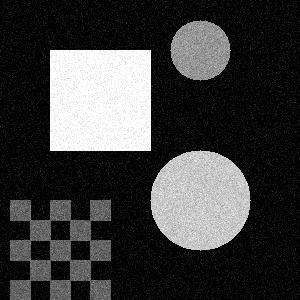
#> input picture Semana_09_Fundamentos_Vision_Computador/semana_9_2_convoluciones_personalizadas/media/sample.jpg, 300 x 300 px; its folder holds 2 pictures in this run
$ python interactive.py
#> lines starting #> are read from the running program, lines starting #| are printed output that depends on the picture
import cv2
import numpy as np
import os

original_image = None

def update_kernel(*args):
    # Retrieve slider values
    k11 = cv2.getTrackbarPos('k11', 'Interactive Filter') - 10
    k12 = cv2.getTrackbarPos('k12', 'Interactive Filter') - 10
    k13 = cv2.getTrackbarPos('k13', 'Interactive Filter') - 10

    k21 = cv2.getTrackbarPos('k21', 'Interactive Filter') - 10
    k22 = cv2.getTrackbarPos('k22', 'Interactive Filter') - 10
    k23 = cv2.getTrackbarPos('k23', 'Interactive Filter') - 10

    k31 = cv2.getTrackbarPos('k31', 'Interactive Filter') - 10
    k32 = cv2.getTrackbarPos('k32', 'Interactive Filter') - 10
    k33 = cv2.getTrackbarPos('k33', 'Interactive Filter') - 10

    # Construct kernel
    kernel = np.array([
        [k11, k12, k13],
        [k21, k22, k23],
        [k31, k32, k33]
    ], dtype=np.float32)

    # Normalize if requested
    normalize = cv2.getTrackbarPos('Normalize', 'Interactive Filter')
    if normalize == 1:
        k_sum = np.sum(kernel)
        if k_sum != 0:
            kernel = kernel / k_sum

    # Apply filter using OpenCV for realtime performance
    global original_image
    filtered = cv2.filter2D(original_image, -1, kernel)

    # Show results
    cv2.imshow('Interactive Filter', filtered)

def main():
    global original_image

    media_dir = '../media'
    sample_path = os.path.join(media_dir, 'sample.jpg')

    if not os.path.exists(sample_path):
        print("Please run convolutions.py first to generate the sample image.")
        return

    original_image = cv2.imread(sample_path, cv2.IMREAD_GRAYSCALE)
#> original_image is the input picture: shape (300, 300); min 0, max 255, mean 61
    if original_image is None:
        print("Error loading image.")
        return

    cv2.namedWindow('Interactive Filter', cv2.WINDOW_NORMAL)

    # Create trackbars
    # Offset by 10 so we can have negative values (-10 to 10)
    # The default value in createTrackbar cannot be negative, so we use 0-20 mapped to -10 to 10
    cv2.createTrackbar('k11', 'Interactive Filter', 10, 20, update_kernel)
    cv2.createTrackbar('k12', 'Interactive Filter', 9, 20, update_kernel)  # -1
    cv2.createTrackbar('k13', 'Interactive Filter', 10, 20, update_kernel)

    cv2.createTrackbar('k21', 'Interactive Filter', 9, 20, update_kernel)  # -1
    cv2.createTrackbar('k22', 'Interactive Filter', 15, 20, update_kernel) # 5
    cv2.createTrackbar('k23', 'Interactive Filter', 9, 20, update_kernel)  # -1

    cv2.createTrackbar('k31', 'Interactive Filter', 10, 20, update_kernel)
    cv2.createTrackbar('k32', 'Interactive Filter', 9, 20, update_kernel)  # -1
    cv2.createTrackbar('k33', 'Interactive Filter', 10, 20, update_kernel)

    cv2.createTrackbar('Normalize', 'Interactive Filter', 0, 1, update_kernel)

    # Show initial state
    update_kernel()
#> in update_kernel, `filtered = cv2.filter2D(original_image, -1, kernel)`:
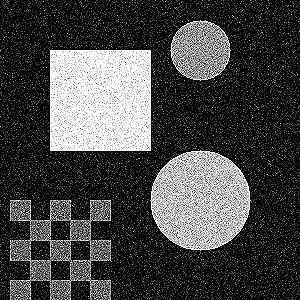
#> filtered: shape (300, 300); min 0, max 255, mean 69.1

    print("Press 'q' or 'ESC' to exit.")
    print("Press 's' to save the current filter result.")

    while True:
        key = cv2.waitKey(1) & 0xFF
#> (key q is pressed here)
        if key == ord('q') or key == 27:
            break
        elif key == ord('s'):
            # Save the current result
            filtered = cv2.filter2D(original_image, -1, update_kernel_silent())
            save_path = os.path.join(media_dir, 'interactive_result.png')
            cv2.imwrite(save_path, filtered)
            print(f"Saved result to {save_path}")

    cv2.destroyAllWindows()

def update_kernel_silent():
    k11 = cv2.getTrackbarPos('k11', 'Interactive Filter') - 10
    k12 = cv2.getTrackbarPos('k12', 'Interactive Filter') - 10
    k13 = cv2.getTrackbarPos('k13', 'Interactive Filter') - 10
    k21 = cv2.getTrackbarPos('k21', 'Interactive Filter') - 10
    k22 = cv2.getTrackbarPos('k22', 'Interactive Filter') - 10
    k23 = cv2.getTrackbarPos('k23', 'Interactive Filter') - 10
    k31 = cv2.getTrackbarPos('k31', 'Interactive Filter') - 10
    k32 = cv2.getTrackbarPos('k32', 'Interactive Filter') - 10
    k33 = cv2.getTrackbarPos('k33', 'Interactive Filter') - 10

    kernel = np.array([
        [k11, k12, k13],
        [k21, k22, k23],
        [k31, k32, k33]
    ], dtype=np.float32)

    normalize = cv2.getTrackbarPos('Normalize', 'Interactive Filter')
    if normalize == 1:
        k_sum = np.sum(kernel)
        if k_sum != 0:
            kernel = kernel / k_sum
    return kernel

if __name__ == "__main__":
    main()
